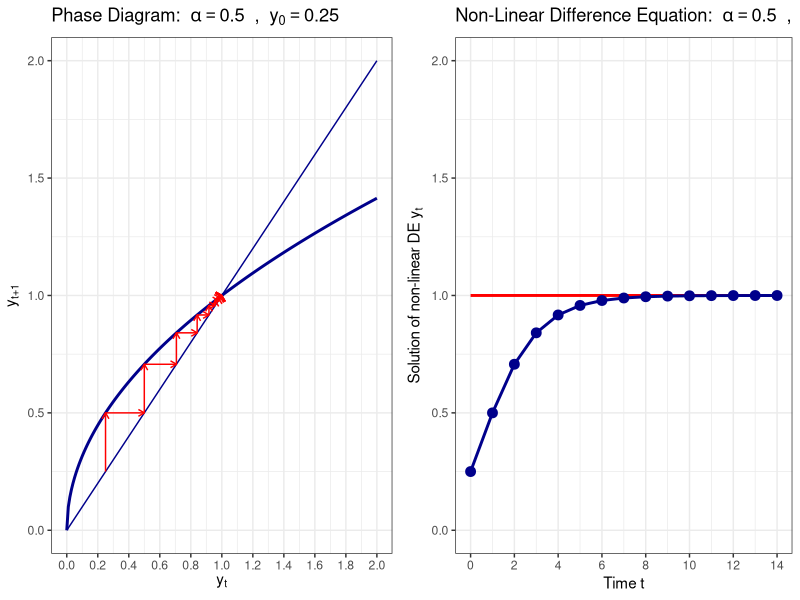
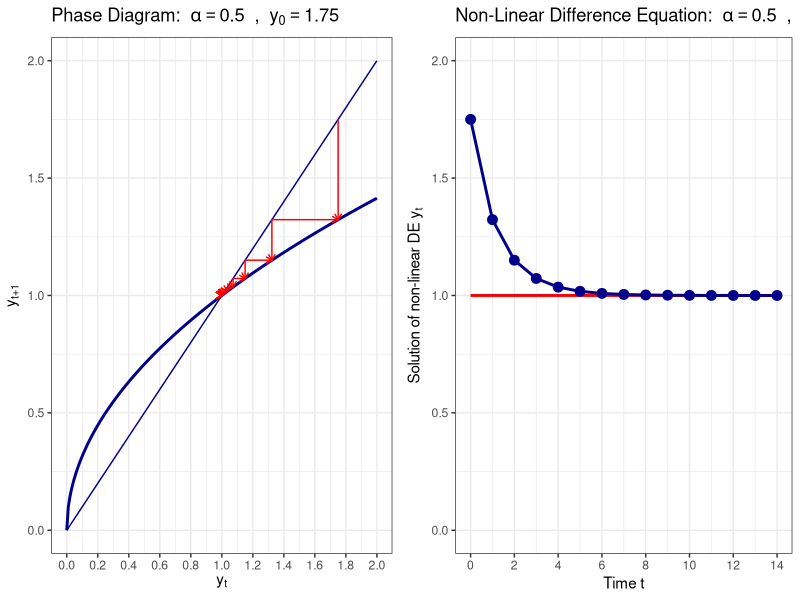
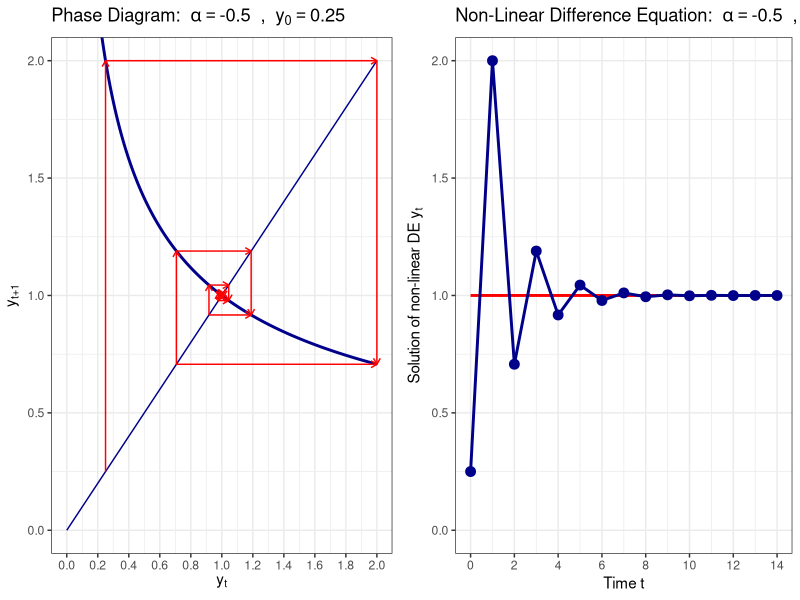
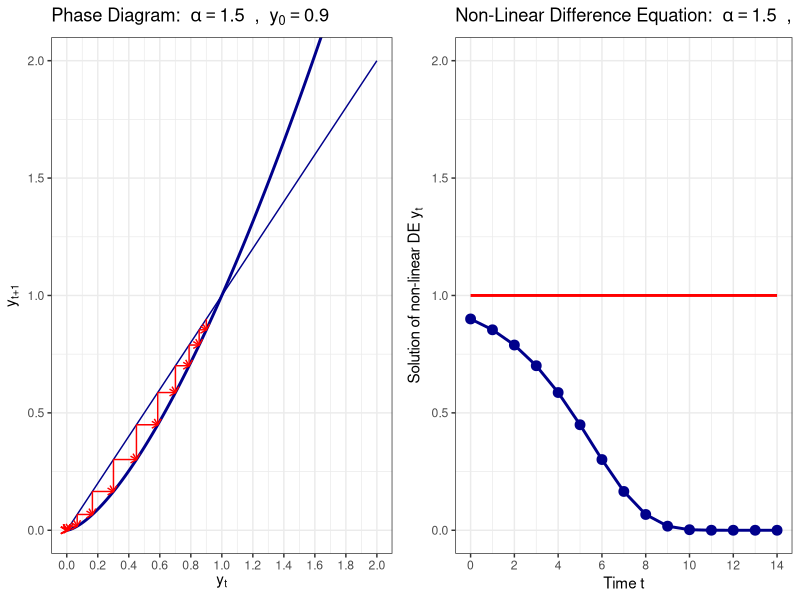
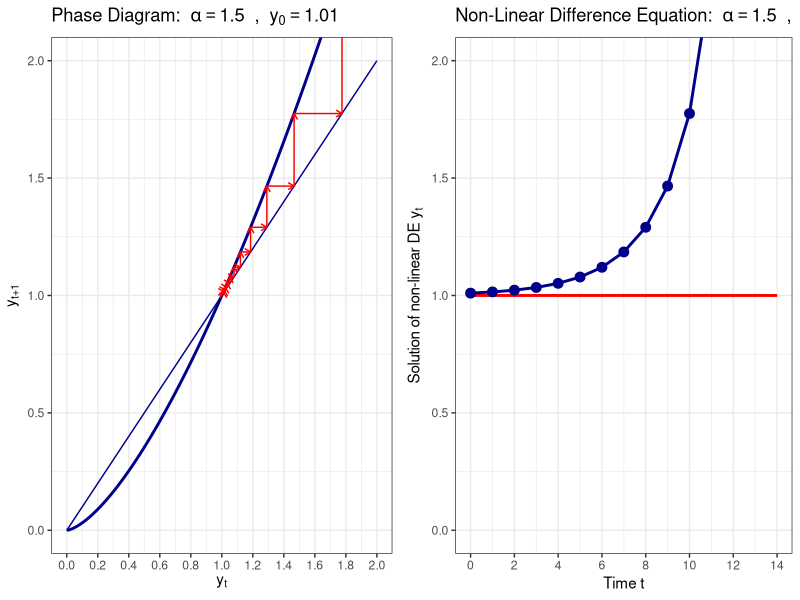
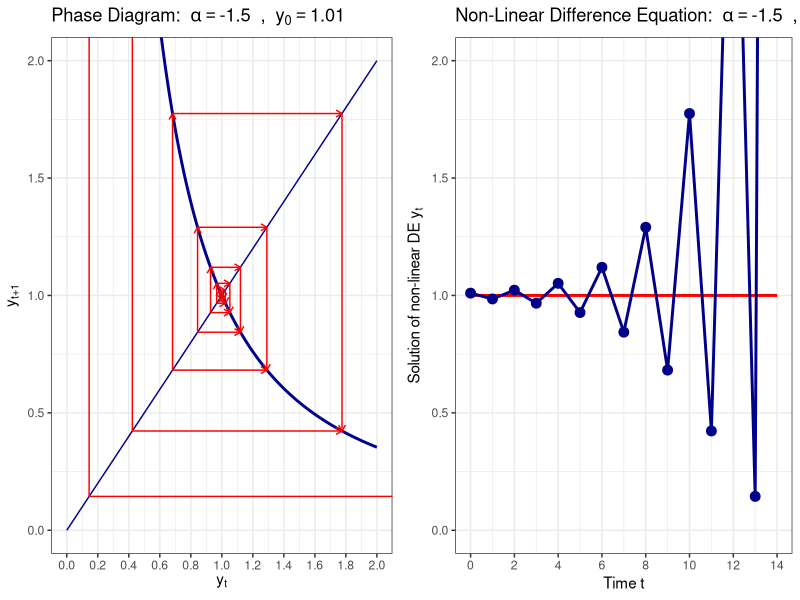

Generate these figures, in order, with R:
## ---- chunk 1
rm(list = ls())
library(reshape2)
library(base)
library(ggplot2)
library(grid)
library(stringr)
library(tidyverse)
library(gridExtra) 
## ---- chunk 2
diff_eq <- function(y_0, alpha, T) {
  y <- y_0
  if(T > 0) {
    for (t in 2:(T+1)) {
      y[t] = y[t-1]^alpha
    }
  }
  return(y)
}
## ---- chunk 3
plot_phase <- function(y_0, alpha, T) {
  
  # simulate equation forward
  y <- diff_eq(y_0, alpha, T)
  
  # First plot the function itself
  dat <- data.frame(
    x = seq(0.0, 2, by=0.01),
    f = seq(0.0, 2, by=0.01)^alpha
  )
  
  myplot <- ggplot(data=dat) + 
    geom_line(aes(x=x, y=f), color= "darkblue", size=1) +
    geom_line(aes(x=x, y=x), color= "darkblue", size=0.5) +
    coord_cartesian(xlim=c(0, 2), ylim=c(0, 2)) + 
    scale_x_continuous(breaks=seq(0, 2, 0.2)) +
    labs(x = expression('y'['t']),
         y = expression('y'['t+1']),
         title= bquote("Phase Diagram: " ~ alpha == .(alpha) ~ " , " ~ y[0] == .(y_0))) +
    theme_bw()
  
  # add single steps to the phase diagram
  if(T >= 1) {
    for (t in 1:T) {
      
      # add the vertical line
      dat <- data.frame(d1 = c(y[t], y[t]),
                        d2 = c(y[t], y[t+1]))
      myplot <- myplot + geom_line(data=dat, aes(x=d1, y=d2), color = "red", size=0.5, arrow = arrow(length = unit(0.02, "npc")))
      
      # add the horizontal line
      dat <- data.frame(d1 = c(y[t], y[t+1]),
                        d2 = c(y[t+1], y[t+1]))
      myplot <- myplot + geom_line(data=dat, aes(x=d1, y=d2), color = "red", size=0.5, arrow = arrow(length = unit(0.02, "npc")))
    }
  }
  
  # print the plot
  return(myplot)
}
## ---- chunk 4
plot_diff <- function(y_0, alpha, T) {
  
  # simulate equation forward
  y <- diff_eq(y_0, alpha, T)
  
  # generate plotting data
  dat <- data.frame(
    time = seq(0, T, 1),
    DE = y,
    stst = array(1, c(T+1))
  )
  
  aval <- sprintf("%5.2f", alpha)
  yval <- sprintf("%5.2f", y_0)
  
  # now generate the plot
  myplot <- ggplot(data=dat) + 
    geom_line(aes(x=time, y=stst), color="red", size=1) +
    geom_line(aes(x=time, y=DE), color="darkblue", size=1) +
    geom_point(aes(x=time, y=DE), color="darkblue", size=3, show.legend = FALSE) +
    coord_cartesian(xlim=c(0, T), ylim=c(0,2)) + 
    scale_x_continuous(breaks=seq(0, T, 2)) +
    labs(x = "Time t",
         y = expression(paste("Solution of non-linear DE ", y[t])),
         title= bquote("Non-Linear Difference Equation: " ~ alpha == .(alpha) ~ " , " ~ y[0] == .(y_0))) +
    theme_bw()
  
  # print the plot
  return(myplot)
}
## ---- chunk 5
plot_both <- function(y_0, alpha, T) {
  
  #  phase diagram
  phase_diagram <- plot_phase(y_0, alpha, T)
  
  # time diagram
  time_diagram <- plot_diff(y_0, alpha, T)
  
  # plot one next to the other
  grid.arrange(phase_diagram, time_diagram, ncol=2)
}
## ---- chunk 6
T = 14;

plot_both(0.25, 0.5, T)
## ---- chunk 7
plot_both(1.75, 0.5, T)
## ---- chunk 8
plot_both(0.25, -0.5, T)
## ---- chunk 9
plot_both(0.9, 1.5, T)
## ---- chunk 10
plot_both(1.01, 1.5, T)
## ---- chunk 11
plot_both(1.01, -1.5, T)
